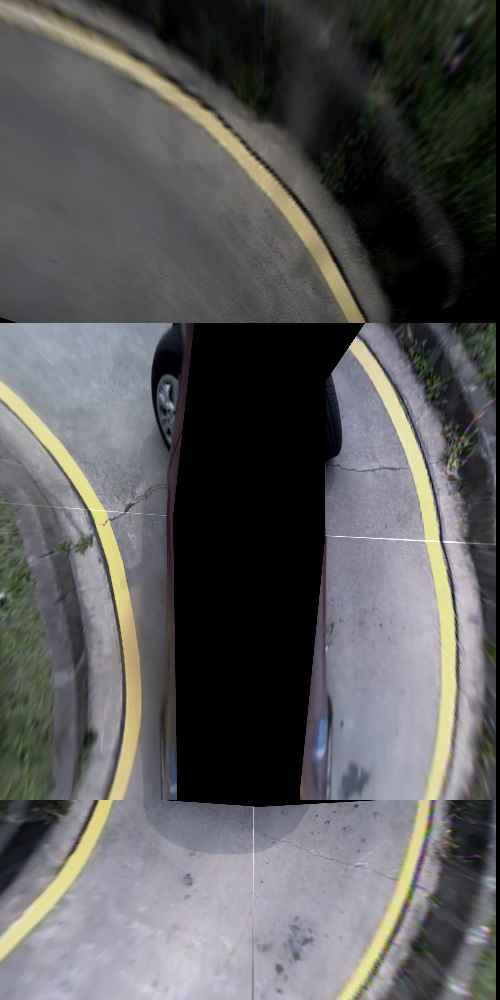
%> input picture AVM_image.png, 500 x 1000 px
$ octave Segmentation.m   (GNU Octave 9; MATLAB toolbox functions it lacks are replaced by stand-ins)
%> lines starting %> are read from the running program, lines starting %| are printed output that depends on the picture; in (x1, y1, x2, y2) boxes, pixels count from 0 and x2, y2 are one past the last pixel; in counts of white or black regions, pixels touching at a corner belong together; the program's own positions count from 1
%%
rgb_image = imread('AVM_image.png');
%> rgb_image is the input picture: size 1000x500x3 uint8; mean R, G, B 90.3, 90, 90.5
%rgb_image = imread('in.jpg');
hsv_image = rgb2hsv(rgb_image);
%> hsv_image: size 1000x500x3 double; mean H, S, V 0.419, 0.126, 0.377

H = hsv_image(:,:,1);
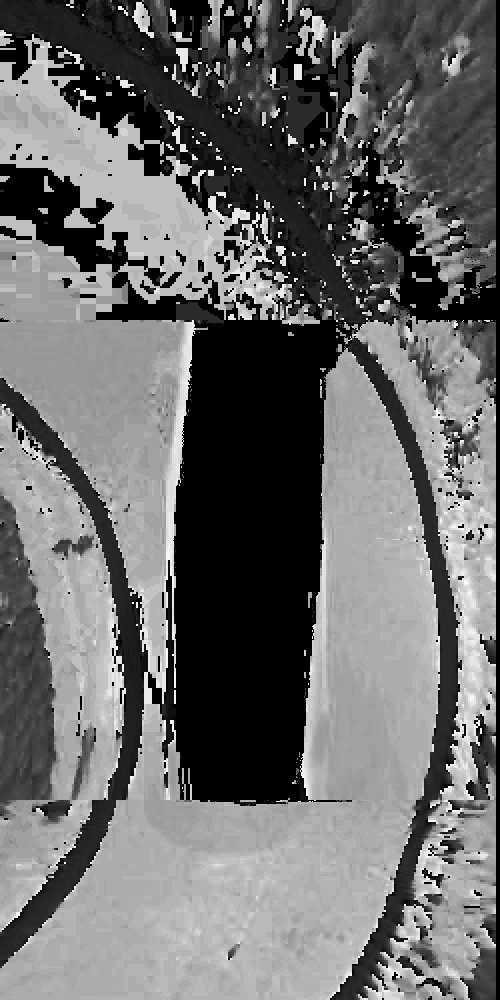
%> H: size 1000x500 double; min 0, max 0.996, mean 0.419
S = hsv_image(:,:,2);
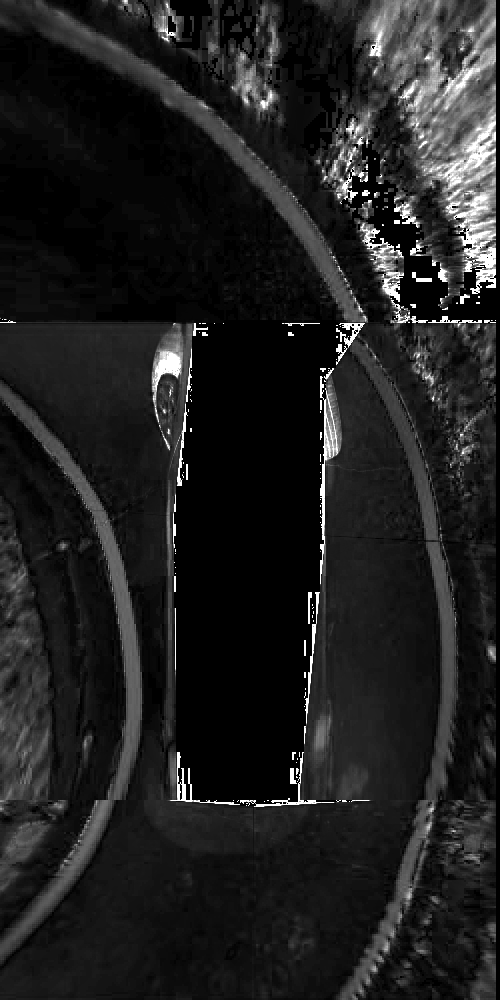
%> S: size 1000x500 double; min 0, max 1, mean 0.126
V = hsv_image(:,:,3);
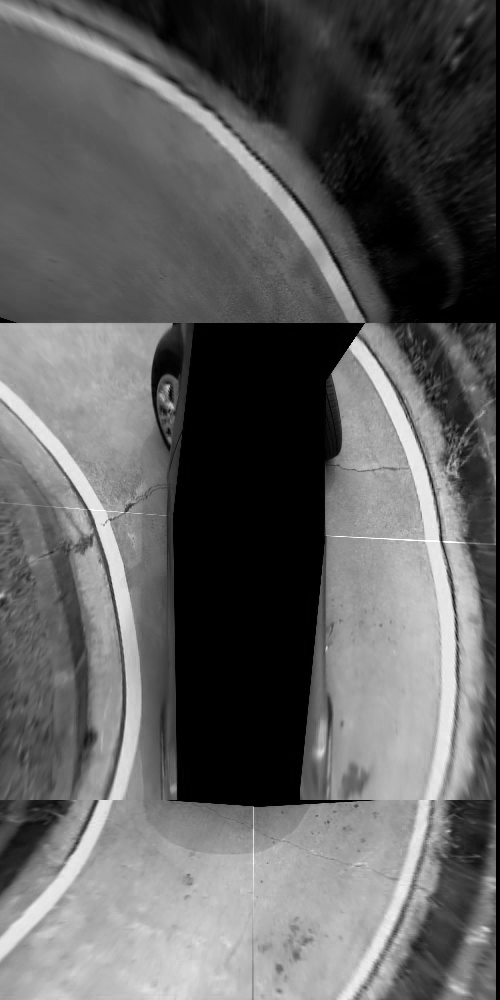
%> V: size 1000x500 double; min 0, max 1, mean 0.377

H_thr_l = 0.1; H_thr_h = 0.2;
%H_thr_l = 0.6; H_thr_h = 0.7; %blue
S_thr_l = 0.22; S_thr_h = 1;
V_thr_l = 0.22; V_thr_h = 1;

H_Thr = (H_thr_l < H & H < H_thr_h);
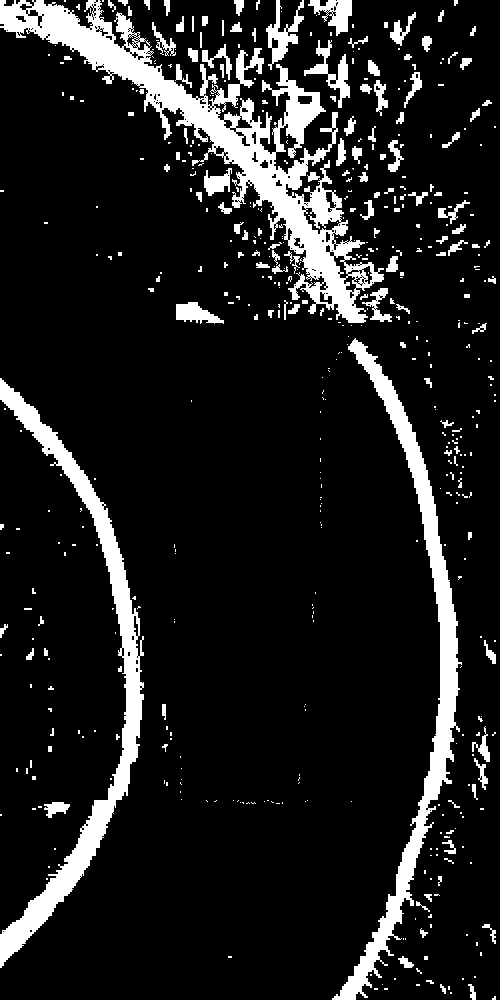
%> H_Thr: size 1000x500 logical; 11.9% white; 508 white regions (366 under 20 px), largest, box (x1, y1, x2, y2) and area: (0, 0, 384, 323) 22467, (0, 378, 144, 968) 11536, (332, 338, 462, 1000) 11219
S_Thr = (S_thr_l < S & S < S_thr_h);
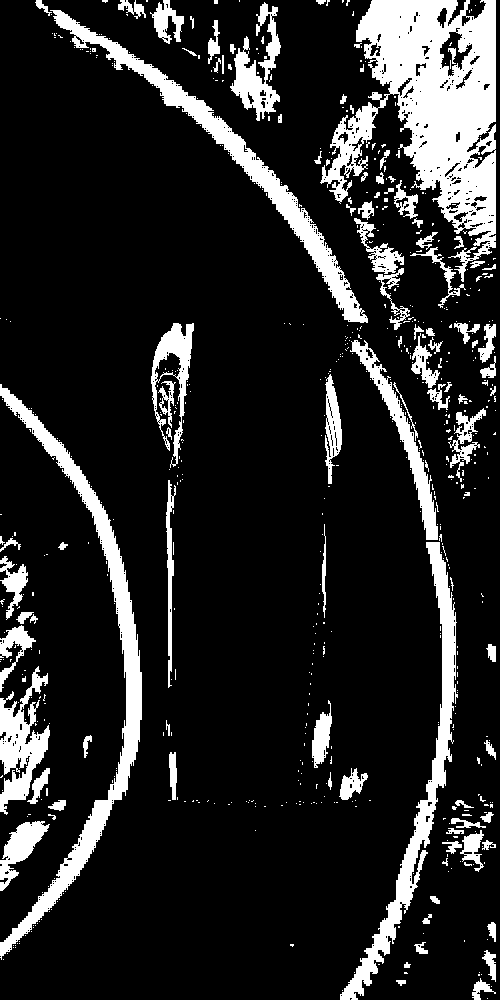
%> S_Thr: size 1000x500 logical; 15.2% white; 645 white regions (543 under 20 px), largest, box (x1, y1, x2, y2) and area: (320, 0, 496, 282) 22573, (0, 384, 142, 960) 9447, (50, 10, 368, 323) 7637
V_Thr = (V_thr_l < V & V < V_thr_h);
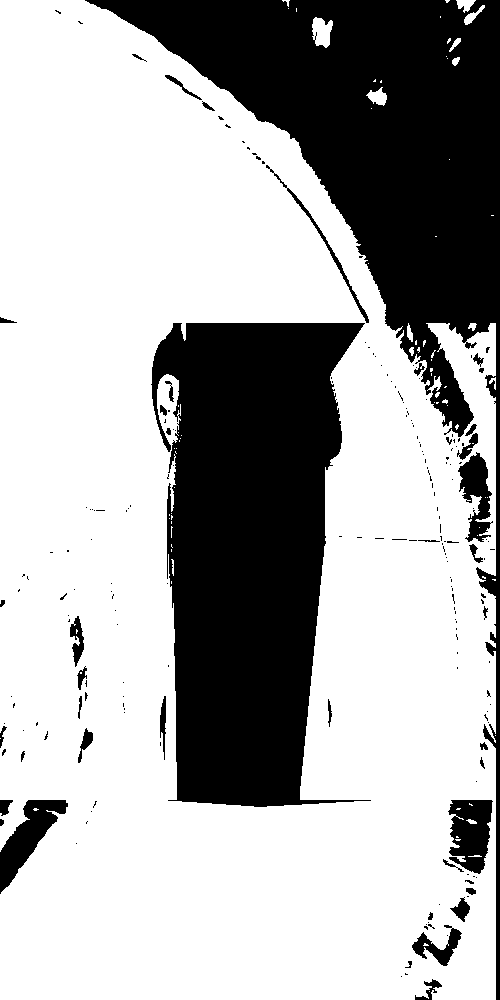
%> V_Thr: size 1000x500 logical; 67.8% white; 204 black regions (161 under 20 px), largest, box (x1, y1, x2, y2) and area: (85, 0, 500, 1000) 76476, (151, 323, 371, 807) 72775, (0, 800, 68, 894) 2497

binary_image = H_Thr & S_Thr & V_Thr;
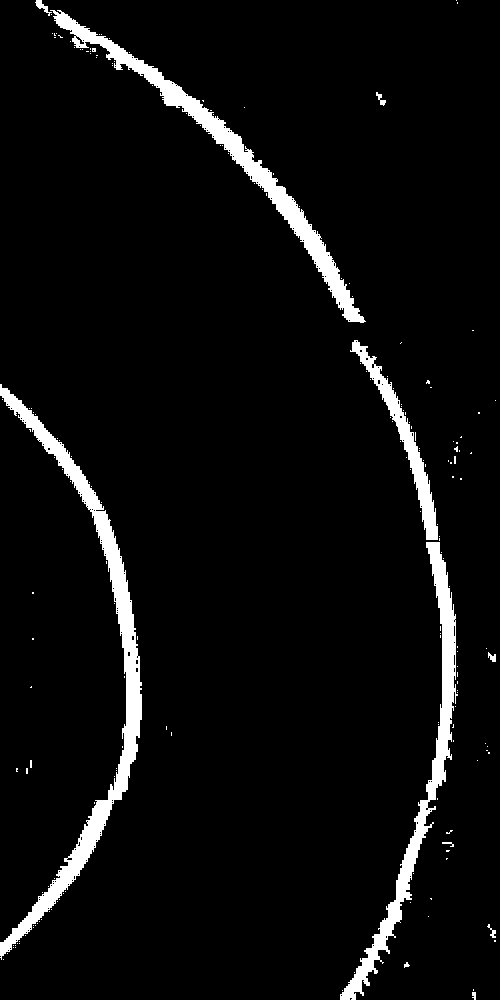
%> binary_image: size 1000x500 logical; 5.1% white; 190 white regions (179 under 20 px), largest, box (x1, y1, x2, y2) and area: (0, 384, 142, 960) 9167, (50, 10, 366, 323) 6966, (340, 542, 458, 1000) 6175

figure(); imshow(rgb_image);
figure(); imshow(binary_image);
